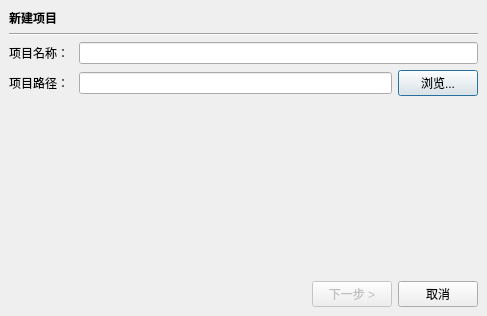
<?xml version="1.0" encoding="UTF-8"?>
<ui version="4.0">
 <class>DialogNewProject</class>
 <widget class="QDialog" name="DialogNewProject">
  <property name="geometry">
   <rect>
    <x>0</x>
    <y>0</y>
    <width>487</width>
    <height>316</height>
   </rect>
  </property>
  <property name="windowTitle">
   <string>新建项目</string>
  </property>
  <layout class="QGridLayout" name="gridLayout_3">
   <property name="leftMargin">
    <number>0</number>
   </property>
   <property name="topMargin">
    <number>0</number>
   </property>
   <property name="rightMargin">
    <number>0</number>
   </property>
   <property name="bottomMargin">
    <number>0</number>
   </property>
   <item row="0" column="0">
    <widget class="QStackedWidget" name="stackedWidget">
     <property name="currentIndex">
      <number>0</number>
     </property>
     <widget class="QWidget" name="page">
      <layout class="QGridLayout" name="gridLayout">
       <item row="4" column="0">
        <spacer name="verticalSpacer">
         <property name="orientation">
          <enum>Qt::Vertical</enum>
         </property>
         <property name="sizeHint" stdset="0">
          <size>
           <width>20</width>
           <height>40</height>
          </size>
         </property>
        </spacer>
       </item>
       <item row="1" column="0">
        <widget class="Line" name="line">
         <property name="orientation">
          <enum>Qt::Horizontal</enum>
         </property>
        </widget>
       </item>
       <item row="0" column="0">
        <widget class="QLabel" name="label">
         <property name="sizePolicy">
          <sizepolicy hsizetype="Preferred" vsizetype="Preferred">
           <horstretch>0</horstretch>
           <verstretch>0</verstretch>
          </sizepolicy>
         </property>
         <property name="font">
          <font>
           <bold>true</bold>
          </font>
         </property>
         <property name="text">
          <string>新建项目</string>
         </property>
        </widget>
       </item>
       <item row="2" column="0">
        <layout class="QHBoxLayout" name="horizontalLayout">
         <item>
          <widget class="QLabel" name="label_2">
           <property name="minimumSize">
            <size>
             <width>64</width>
             <height>0</height>
            </size>
           </property>
           <property name="text">
            <string>项目名称：</string>
           </property>
          </widget>
         </item>
         <item>
          <widget class="QLineEdit" name="lineEditProjectName">
          </widget>
         </item>
        </layout>
       </item>
       <item row="3" column="0">
        <layout class="QHBoxLayout" name="horizontalLayout_2">
         <item>
          <widget class="QLabel" name="label_3">
           <property name="minimumSize">
            <size>
             <width>64</width>
             <height>0</height>
            </size>
           </property>
           <property name="text">
            <string>项目路径：</string>
           </property>
          </widget>
         </item>
         <item>
          <widget class="QLineEdit" name="lineEditProjectPath">
           <property name="readOnly">
            <bool>true</bool>
           </property>
          </widget>
         </item>
         <item>
          <widget class="QPushButton" name="btnBrowse">
           <property name="text">
            <string>浏览...</string>
           </property>
          </widget>
         </item>
        </layout>
       </item>
       <item row="5" column="0">
        <layout class="QHBoxLayout" name="horizontalLayout_3">
         <item>
          <spacer name="horizontalSpacer">
           <property name="orientation">
            <enum>Qt::Horizontal</enum>
           </property>
           <property name="sizeHint" stdset="0">
            <size>
             <width>40</width>
             <height>20</height>
            </size>
           </property>
          </spacer>
         </item>
         <item>
          <widget class="QPushButton" name="btnOK1">
           <property name="enabled">
            <bool>false</bool>
           </property>
           <property name="text">
            <string>下一步 &gt;</string>
           </property>
          </widget>
         </item>
         <item>
          <widget class="QPushButton" name="btnCancel1">
           <property name="text">
            <string>取消</string>
           </property>
          </widget>
         </item>
        </layout>
       </item>
      </layout>
     </widget>
     <widget class="QWidget" name="page_2">
      <layout class="QGridLayout" name="gridLayout_2">
       <item row="0" column="0">
        <widget class="QLabel" name="label_7">
         <property name="font">
          <font>
           <bold>true</bold>
          </font>
         </property>
         <property name="text">
          <string>屏幕尺寸</string>
         </property>
        </widget>
       </item>
       <item row="1" column="0" colspan="2">
        <widget class="Line" name="line_3">
         <property name="orientation">
          <enum>Qt::Horizontal</enum>
         </property>
        </widget>
       </item>
       <item row="3" column="0">
        <widget class="QLabel" name="label_4">
         <property name="font">
          <font>
           <bold>true</bold>
          </font>
         </property>
         <property name="text">
          <string>取模方式</string>
         </property>
        </widget>
       </item>
       <item row="4" column="0" colspan="2">
        <widget class="Line" name="line_2">
         <property name="orientation">
          <enum>Qt::Horizontal</enum>
         </property>
        </widget>
       </item>
       <item row="5" column="0">
        <layout class="QVBoxLayout" name="verticalLayout">
         <item>
          <layout class="QHBoxLayout" name="horizontalLayout_5">
           <item>
            <widget class="QLabel" name="label_5">
             <property name="maximumSize">
              <size>
               <width>64</width>
               <height>16777215</height>
              </size>
             </property>
             <property name="text">
              <string>取模走向：</string>
             </property>
            </widget>
           </item>
           <item>
            <widget class="QRadioButton" name="radioButton_LSB">
             <property name="text">
              <string>逆向(LSB)</string>
             </property>
            </widget>
           </item>
           <item>
            <widget class="QRadioButton" name="radioButton_MSB">
             <property name="text">
              <string>顺向(MSB)</string>
             </property>
            </widget>
           </item>
          </layout>
         </item>
         <item>
          <layout class="QHBoxLayout" name="horizontalLayout_6">
           <item>
            <widget class="QLabel" name="label_6">
             <property name="maximumSize">
              <size>
               <width>64</width>
               <height>16777215</height>
              </size>
             </property>
             <property name="text">
              <string>取模方式：</string>
             </property>
            </widget>
           </item>
           <item>
            <widget class="QRadioButton" name="radioButton_ZL">
             <property name="text">
              <string>逐列</string>
             </property>
            </widget>
           </item>
           <item>
            <widget class="QRadioButton" name="radioButton_ZH">
             <property name="text">
              <string>逐行</string>
             </property>
            </widget>
           </item>
           <item>
            <widget class="QRadioButton" name="radioButton_LH">
             <property name="text">
              <string>列行</string>
             </property>
            </widget>
           </item>
           <item>
            <widget class="QRadioButton" name="radioButton_HL">
             <property name="text">
              <string>行列</string>
             </property>
            </widget>
           </item>
          </layout>
         </item>
         <item>
          <spacer name="verticalSpacer_3">
           <property name="orientation">
            <enum>Qt::Vertical</enum>
           </property>
           <property name="sizeHint" stdset="0">
            <size>
             <width>20</width>
             <height>40</height>
            </size>
           </property>
          </spacer>
         </item>
        </layout>
       </item>
       <item row="5" column="1">
        <widget class="LatticeShow" name="widget" native="true">
         <property name="minimumSize">
          <size>
           <width>115</width>
           <height>115</height>
          </size>
         </property>
         <property name="maximumSize">
          <size>
           <width>115</width>
           <height>115</height>
          </size>
         </property>
         <property name="cursor">
          <cursorShape>ArrowCursor</cursorShape>
         </property>
        </widget>
       </item>
       <item row="6" column="0">
        <spacer name="verticalSpacer_4">
         <property name="orientation">
          <enum>Qt::Vertical</enum>
         </property>
         <property name="sizeHint" stdset="0">
          <size>
           <width>20</width>
           <height>40</height>
          </size>
         </property>
        </spacer>
       </item>
       <item row="2" column="0">
        <layout class="QHBoxLayout" name="horizontalLayout_7">
         <item>
          <widget class="QLabel" name="label_8">
           <property name="minimumSize">
            <size>
             <width>48</width>
             <height>0</height>
            </size>
           </property>
           <property name="maximumSize">
            <size>
             <width>16777215</width>
             <height>16777215</height>
            </size>
           </property>
           <property name="text">
            <string>宽度：</string>
           </property>
          </widget>
         </item>
         <item>
          <widget class="QUnitSpinBox" name="spinBoxwidth">
           <property name="minimum">
            <number>1</number>
           </property>
           <property name="maximum">
            <number>1024</number>
           </property>
          </widget>
         </item>
         <item>
          <spacer name="horizontalSpacer_3">
           <property name="orientation">
            <enum>Qt::Horizontal</enum>
           </property>
           <property name="sizeType">
            <enum>QSizePolicy::Minimum</enum>
           </property>
           <property name="sizeHint" stdset="0">
            <size>
             <width>30</width>
             <height>20</height>
            </size>
           </property>
          </spacer>
         </item>
         <item>
          <widget class="QLabel" name="label_9">
           <property name="minimumSize">
            <size>
             <width>48</width>
             <height>0</height>
            </size>
           </property>
           <property name="maximumSize">
            <size>
             <width>16777215</width>
             <height>16777215</height>
            </size>
           </property>
           <property name="text">
            <string>高度：</string>
           </property>
          </widget>
         </item>
         <item>
          <widget class="QUnitSpinBox" name="spinBoxHeight">
           <property name="minimum">
            <number>1</number>
           </property>
           <property name="maximum">
            <number>1024</number>
           </property>
          </widget>
         </item>
        </layout>
       </item>
       <item row="7" column="0" colspan="2">
        <layout class="QHBoxLayout" name="horizontalLayout_4">
         <item>
          <spacer name="horizontalSpacer_2">
           <property name="orientation">
            <enum>Qt::Horizontal</enum>
           </property>
           <property name="sizeHint" stdset="0">
            <size>
             <width>40</width>
             <height>20</height>
            </size>
           </property>
          </spacer>
         </item>
         <item>
          <widget class="QPushButton" name="btnLastStep">
           <property name="text">
            <string>&lt; 上一步</string>
           </property>
          </widget>
         </item>
         <item>
          <widget class="QPushButton" name="btnOK2">
           <property name="enabled">
            <bool>false</bool>
           </property>
           <property name="text">
            <string>确定</string>
           </property>
          </widget>
         </item>
         <item>
          <widget class="QPushButton" name="btnCancel2">
           <property name="text">
            <string>取消</string>
           </property>
          </widget>
         </item>
        </layout>
       </item>
      </layout>
     </widget>
    </widget>
   </item>
  </layout>
 </widget>
 <customwidgets>
  <customwidget>
   <class>QUnitSpinBox</class>
   <extends>QSpinBox</extends>
   <header location="global">custom/qunitspinbox.h</header>
  </customwidget>
  <customwidget>
   <class>LatticeShow</class>
   <extends>QWidget</extends>
   <header location="global">custom/latticeshow.h</header>
   <container>1</container>
  </customwidget>
 </customwidgets>
 <resources/>
 <connections>
  <connection>
   <sender>btnCancel1</sender>
   <signal>clicked()</signal>
   <receiver>DialogNewProject</receiver>
   <slot>reject()</slot>
   <hints>
    <hint type="sourcelabel">
     <x>445</x>
     <y>328</y>
    </hint>
    <hint type="destinationlabel">
     <x>247</x>
     <y>174</y>
    </hint>
   </hints>
  </connection>
  <connection>
   <sender>btnCancel2</sender>
   <signal>clicked()</signal>
   <receiver>DialogNewProject</receiver>
   <slot>reject()</slot>
   <hints>
    <hint type="sourcelabel">
     <x>445</x>
     <y>328</y>
    </hint>
    <hint type="destinationlabel">
     <x>247</x>
     <y>174</y>
    </hint>
   </hints>
  </connection>
  <connection>
   <sender>btnOK2</sender>
   <signal>clicked()</signal>
   <receiver>DialogNewProject</receiver>
   <slot>accept()</slot>
   <hints>
    <hint type="sourcelabel">
     <x>359</x>
     <y>328</y>
    </hint>
    <hint type="destinationlabel">
     <x>247</x>
     <y>174</y>
    </hint>
   </hints>
  </connection>
 </connections>
</ui>
